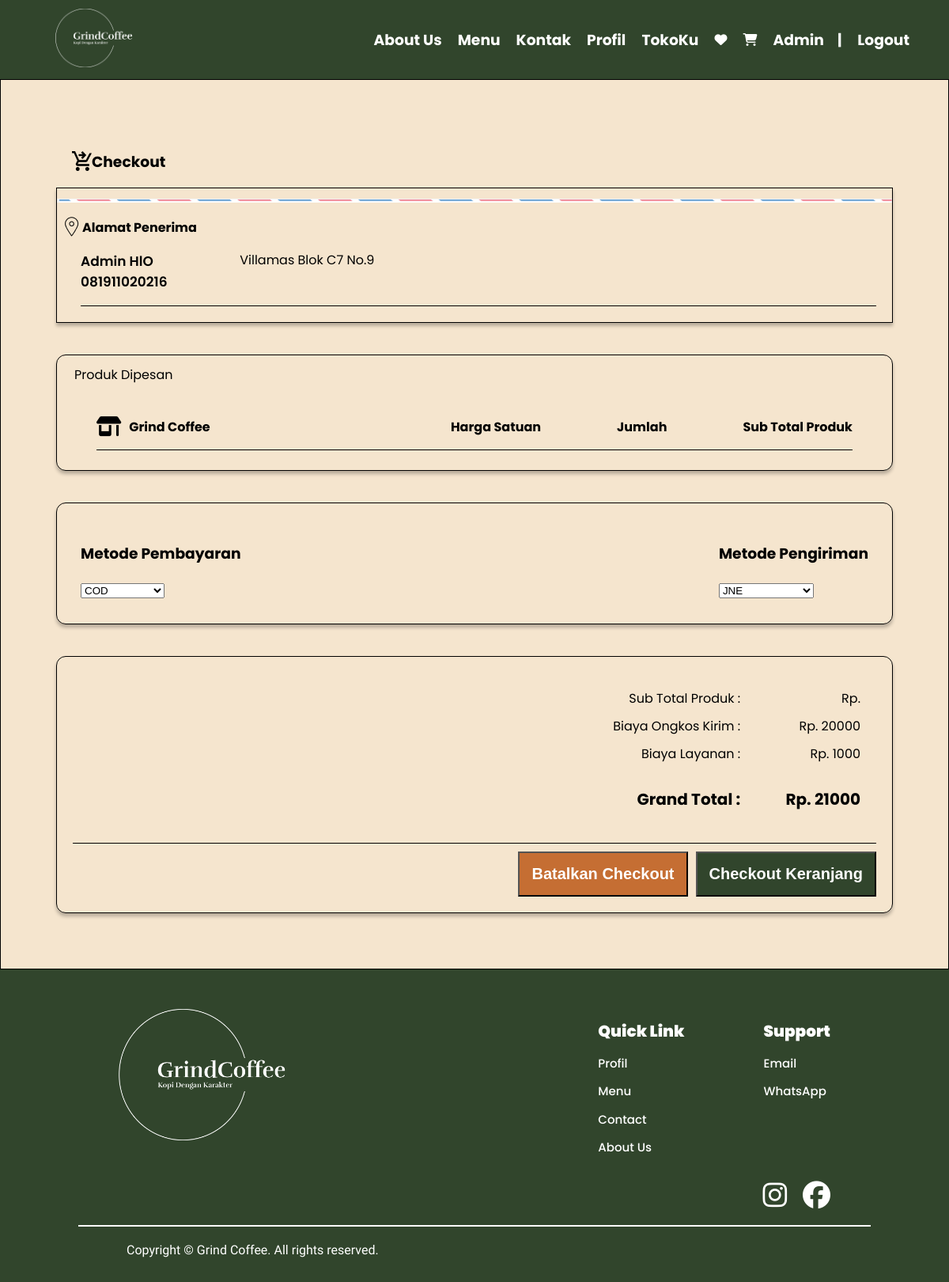
Screenshot of /checkout.php (signed in) with the database file from the repository.
### tables this page shows
CREATE TABLE `users` (
  `id` int(10) NOT NULL,
  `first_name` varchar(255) NOT NULL,
  `last_name` varchar(255) NOT NULL,
  `email` varchar(255) NOT NULL,
  `no_telp` varchar(20) NOT NULL,
  `birth_date` date NOT NULL,
  `alamat` text DEFAULT NULL,
  `password` varchar(255) NOT NULL,
  `is_admin` int(10) NOT NULL
);

### checkout.php (the view, shortened to what this page needs)
<?php
include "database/koneksi.php";
$user_id = $_SESSION["user_id"];
$query_user = mysqli_query($koneksi, "SELECT * FROM users WHERE id = '$user_id'");
if ($query_user) {
    $user_data = mysqli_fetch_assoc($query_user);
    $alamat_user = $user_data['alamat'];
} else {
    echo "Error: " . mysqli_error($koneksi);
}
$grand_total = $_SESSION['grand_total'];
$biaya_layanan = 1000;
$biaya_ongkir = 20000;
include 'templates/header.php';
?>
<div class="cowrap">
<form action="database/checkout.php" method="post">
    <div class="cotext" style="padding-left:20px;">
        <img src="images/cart.png" alt="" style="width:25px;height:25px;margin-top:20px;"><h3>Checkout</h3>
    </div>
    <div class="dipesan">
        <div class="border"><img src="images/strip.png" alt=""></div>
            <div class="dipesandesc"><img src="images/gps.png" alt="" style="width:18px;height:25px;margin-top:10px;">
                <p style="font-weight: 700;">Alamat Penerima</p>
            </div>
        <div class="detailpelanggan">
            <div class="notelp">
                <p><?php echo $user_data['first_name'].' '.$user_data['last_name']  ?><br><?php echo $user_data['no_telp']?></p>
            </div>
            <div class="alamat" style="width: 80%; height: auto;">
                <p><?php echo $alamat_user?></p>
            </div>
        </div>
    </div>
    <div class="opsi">
        <div class="dipesandesc"><p style="font-weight: 400;margin-left:12px;">Produk Dipesan</p></div>
        <div class="opsi-dtl">
            <div class="gambar" style="display:flex;justify-content:space-between; border-bottom: 1px solid black">
                <div class="picture" style="display: flex; flex-direction:row;">
                    <i style="font-size:25px" class="fa-solid fa-shop"></i><h4 style="margin:0px">Grind Coffee</h4>
                </div>
                <div class="header" style="font-weight: bold;">
                    <div class="harga"><p>Harga Satuan</p></div>
                    <div class="jumlah"><p>Jumlah</p></div>
                    <div class="subttl"><p>Sub Total Produk</p></div>
                </div>
            </div>
        </div>
    </div>
    <div class="metode-pembayaran opsi">
    <div>
        <h3>Metode Pembayaran</h3>
        <select name="payment_method" id="paymentMethod">
            <option value="COD">COD</option>
        </select>
    </div>
    <div>
        <h3>Metode Pengiriman</h3>
        <select name="shipping_method" id="shippingMethod">
            <option value="JNE">JNE</option>
        </select>
    </div>
</div>
    <div class="total opsi">
        <div class="perhitungan">
            <table>
                <tr>
                    <td>Sub Total Produk :</td>
                    <td>Rp. <?php echo $grand_total?></td>
                </tr>
                <tr>
                    <td>Biaya Ongkos Kirim :</td>
                    <td>Rp. <?php echo $biaya_ongkir?></td>
                </tr>
                <tr>
                    <td>Biaya Layanan :</td>
                    <td>Rp. <?php echo $biaya_layanan?></td>
                </tr>
                <tr style="font-weight: bold; font-size: 20px">
                    <td > <p>Grand Total :</td>
                    <td>Rp. <?php echo $grand_total + $biaya_layanan + $biaya_ongkir?></td>
                </tr>
            </table>
        </div>
        <div class="button-order">
           <button style="margin-right: 10px" ><a style="text-decoration:none; color:white; " href="database/cancel_checkout.php">Batalkan Checkout</a></button>
            <button style="background-color: #31452c" type="submit">Checkout Keranjang</button>
        </div>
    </div>
    </form>
</div>
<?php
include 'templates/footer.php';
?>

### templates/header.php (shortened to what this page needs)
<?php
if (!isset($_SESSION['email'])){
  $buttonLogoutStyle = 'display:none';
} else {
  $buttonLogoutStyle = '';
}
$email = $_SESSION['email'];
include 'database/koneksi.php';
$query = mysqli_query($koneksi, "SELECT * FROM users WHERE email='$email'");
$profil = mysqli_fetch_assoc($query);
?>
<!DOCTYPE html>
<html lang="en">
  <head>
    <link rel="stylesheet" href="assets/style.css" />
  </head>
  <body>
    <nav>
      <div class="posisilogo">
        <a href="index.php"
          ><img
            src="images/grindcoffee-high-resolution-logo-white-on-transparent-background.png"
            alt=""
            class="gambarlogo"
          />
        </a>
      </div>
      <div class="textheader">
        <a href="aboutus.php"><h3>About Us</h3></a>
        <a href="menukopi.php"><h3>Menu</h3></a>
        <a href="contactus.php"><h3>Kontak</h3></a>
        <a href="profil.php"><h3>Profil</h3></a>
        <a href="tokoku.php" style="<?php echo $buttonTokokuStyle; ?>"><h3>TokoKu</h3></a>
        <a href="wishlist_produk.php"><i class="fa-solid fa-heart" style="color: white"></i></a>
        <a href="keranjang.php"
          ><i class="fa-solid fa-cart-shopping" style="color: white"></i
        ></a>
        <a href="profil.php"><h3><?php echo $profil["first_name"];?><span style="margin-left:17px">|</span></h3></a>
        <a href="#" style="<?php echo $buttonLogoutStyle;?>" onclick="logout()" ><h3>Logout </h3></a>
      </div>
    </nav>

### assets/style.css (style rules this page uses)
html, body, div { margin: 0; padding: 0; border: 0; font-size: 100%; font: inherit; vertical-align: baseline; }
body { width: 100%; height: auto; background-color: #f5e5ce; }
nav { display: flex; align-items: center; justify-content: space-between; background-color: #31452c; height: 100px; width: auto; }
.posisilogo { margin-left: 70px; }
.gambarlogo { width: 120px; height: auto; }
.textheader { display: flex; font-family: "Poppins", sans-serif; align-items: center; gap: 20px; margin-right: 50px; color: white; }
.textheader a { text-decoration: none; color: inherit; }
.notelp { display: flex; gap: 70px; }
table { font-family: "Rufina", serif; width: 100%; border-collapse: collapse; background-color: #31452c; color: #fff; }
thead, td { padding: 15px; text-align: left; border-bottom: 1px solid #c56e33; }
tr:nth-child(even) { background-color: #c56e33; }

### checkout.php (style rules this page uses)
.cowrap { display: flex; flex-direction: column; font-family: 'poppins', sans-serif; border: black 1px solid; padding: 70px; }
.cotext { display: flex; flex-direction: row; }
.dipesan { box-shadow: 0px 4px 4px 0px rgba(0, 0, 0, 0.25); border: 1px solid #000; }
.dipesandesc { display: flex; flex-direction: row; margin-left: 10px; gap:4px; align-items: center; }
.dipesandesc p { margin: 0px; margin-top:12px; }
.detailpelanggan { margin-bottom: 20px; margin-right: 20px; display: flex; flex-direction: row; border-bottom: 1px solid black; margin-left: 30px; flex-wrap: wrap; justify-content: space-between; }
.border img { width: 100%; height: 5px; }
.notelp p { font-weight: 600; font-size: 17px; }
.alamat p { font-weight: 400; }
.opsi { border: 1px black solid; border-radius: 12px; margin-top: 40px; box-shadow: 0px 4px 4px 0px rgba(0, 0, 0, 0.25); }
.picture { gap:10px; display: flex; align-items: center; }
.opsi-dtl { margin:25px; display: flex; flex-direction: column; margin-left: 50px; margin-right: 50px; }
.gambar { display: flex; align-items: center; justify-content: space-between; }
.gambar .header { display: flex; gap:6rem; }
.metode-pembayaran { padding:30px; display: flex; justify-content: space-between; align-items: center; }
.total { padding:20px; }
.total .perhitungan { padding:15px; border-bottom: 1px solid black; margin-bottom:10px; display: flex; flex-direction: column; justify-content: center; align-items: end; }
.total .button-order { display:flex; justify-content: end; }
button { background-color: #C56E33; color: white; padding: 15px; font-size: 20px; font-weight: bold; }
table { background: none; color:black; width:400px; }
tr:nth-child(even) { background: none; }
thead, td { padding: 5px; font-family: poppins; text-align: right; border-bottom: 0px solid #c56e33; }

### rows the page displays
users: first_name "Admin", last_name "HlO", no_telp "081911020216", alamat "Villamas Blok C7 No.9"

### other values shown
$biaya_ongkir "20000"
$biaya_layanan "1000"
$grand_total + $biaya_layanan + $biaya_ongkir "21000"
